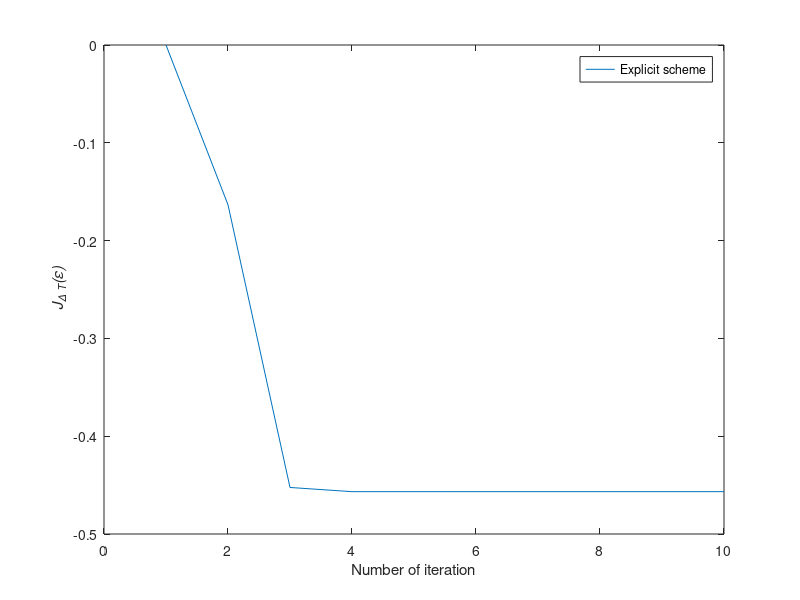

Write MATLAB code to recreate this figure.
function explicit1
%============= Variables =================
T	=10;
L	=200;
t	=linspace(0,T,L);
dt	=t(2)-t(1);

H0	=[1 0;0 2];
H1	=[0 1;1 0];
Id2 = eye (size (H1));

alpha = 10;
y0 = [1;0];
ycible	=[0;1];

maxiter	= 10; %return to 30 after
c	= ones(1,L-1); %eps
ctil = ones(1,L-1); %eps tilde
delta = ones(1,L-1);
etha = ones(1,L-1);

Jtab=zeros(1,maxiter);

psit=zeros(2,L);
psib=zeros(2,L);
chit=zeros(2,L);
chib=zeros(2,L);

%============= Main =================
for iter=1:maxiter
  %iter
  %calcul epsilon
  y = calculY(y0,L,H0,H1,dt,c);
  p = calculP(L,ycible,y,H0,H1,ctil,dt); %good place to be? No
  psib = calculPsib(y,L,H0,dt);
  for j=1:L-1
    delta(j)=alpha/(alpha+dt*real(chit(:,j).'*(H1^2)*psib(:,j)));
    c(j)=(1-delta(j))*ctil(j)-(delta(j)/alpha)*imag(chit(:,j).'*H1*psib(:,j));
  end
  chit = calculChit(p,L,H0,dt);
  
  %calcul epsilon tilde
  psit=calculPsit(y,L,H0,dt);
  chib=calculChib(p,L,H0,dt);
  for j=1:L-1
    etha(j)=alpha/(alpha+dt*real(chib(:,j).'*(H1^2)*psit(:,j)));
    ctil(j)=(1-etha(j))*c(j)-(etha(j)/alpha)*imag(chib(:,j+1).'*H1*psit(:,j+1));
  end
  
  J=fonctionelle(y0,L,H0,H1,dt,c,ycible,alpha);
  Jtab(iter)=J;
	plot(Jtab);
  xlabel("Number of iteration");
  ylabel ('{\it J_{\Delta T}(\epsilon)}')
  legend ("Explicit scheme");
	pause(.1);
  
	fprintf(2,'Iter=%i, J=%f \n',iter,J)
end
fprintf(1,'y(T)=%f \n',y(:,L))

end

%============= Functions =================
%quel est son gradient?
%ecrire le test debug dans une fonction
function J=fonctionelle(y0,L,H0,H1,dt,c,ycible,alpha)

y=calculY(y0,L,H0,H1,dt,c);
%J=2-norm(ycible-y(:,L))^2 - alpha * dt * norm(c)^2;
J=2*real(ycible.'*y(:,L)) - alpha * dt * norm(c)^2;

end
%********** Psi (state) **********
function y=calculY(y0,L,H0,H1,dt,c)
y=zeros(2,L);
y(:,1)=y0;
for j=2:L
	y(:,j)=expm(-i*H0*dt/2)*expm(-i*H1*c(1,j-1)*dt)*expm(-i*H0*dt/2)*y(:,j-1); %is it true?
  %y(:,j)=expm(i*H0*dt/2)*expm(i*H1*c(1,j-1)*dt)*expm(i*H0*dt/2)*y(:,j-1);
end
end
%********** Chi (adjoint state) **********
function p=calculP(L,ycible,y,H0,H1,ctil,dt)
p=zeros(2,L);
%p(:,L)=y(:,L)-ycible; %to edit
p(:,L)=ycible; %to edit
for j=L:-1:2
	p(:,j-1)=expm(i*H0*dt/2)*expm(i*H1*ctil(1,j-1)*dt)*expm(i*H0*dt/2)*p(:,j); %is it true?
  %p(:,j-1)=expm(-i*H0*dt/2)*expm(-i*H1*ctil(1,j-1)*dt)*expm(-i*H0*dt/2)*p(:,j);
end	
end
%********** Psi Tilde **********
function psit=calculPsit(y,L,H0,dt)
psit=zeros(2,L);
for j=1:L
	psit(:,j)=expm(-(H0*dt)/(2*i))*y(:,j);
end
end
%********** Psi Breve **********
function psib=calculPsib(y,L,H0,dt)
psib=zeros(2,L);
for j=1:L
	psib(:,j)=expm((H0*dt)/(2*i))*y(:,j);
end
end
%*********** Chi Tilde *********
function chit=calculChit(p,L,H0,dt)
chit=zeros(2,L);
for j=1:L
	chit(:,j)=expm((H0*dt)/(2*i))*p(:,j);
end
end
%************ Chi Breve ********
function chib=calculChib(p,L,H0,dt)
chib=zeros(2,L);
for j=1:L
	chib(:,j)=expm(-(H0*dt)/(2*i))*p(:,j);
end
end


